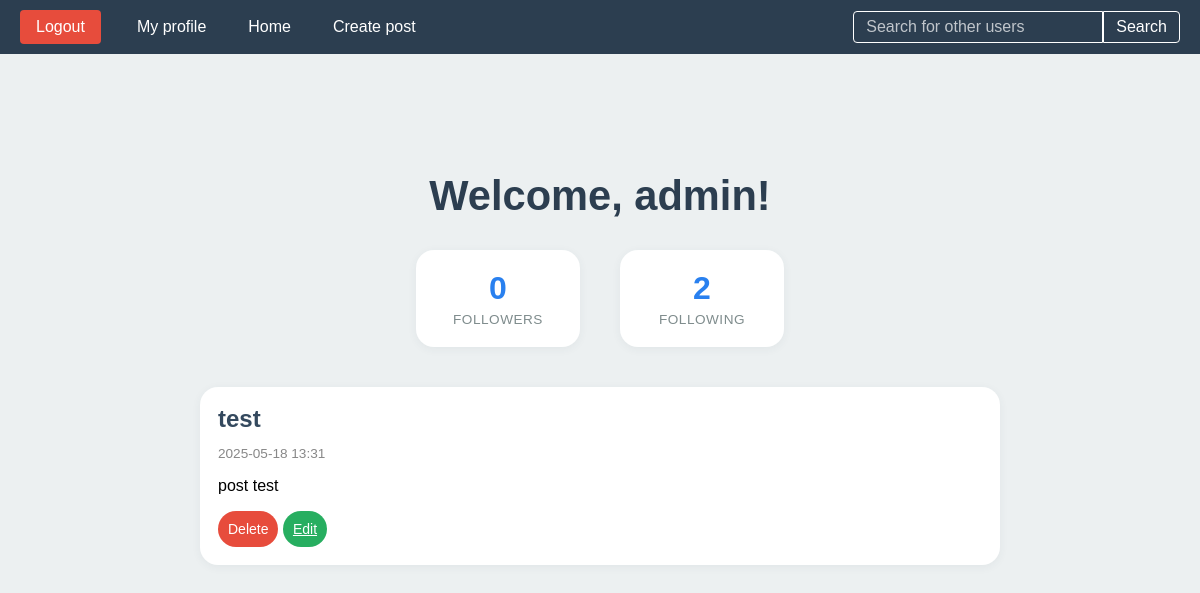
Page /my_profile/ (signed in) on the earlier database version.
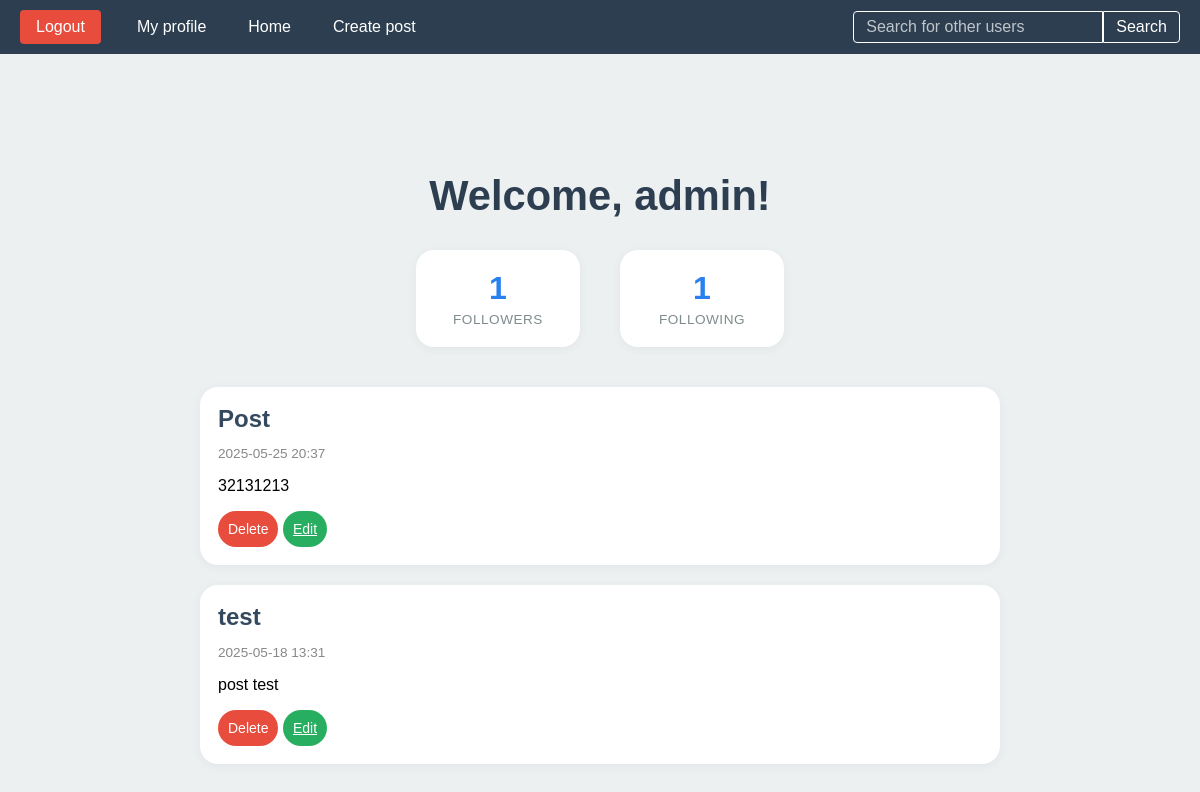
Same page on the later database version.
### profiles/models.py (models this page shows, shortened)
class Profile(models.Model):
    user = models.OneToOneField(User, on_delete=models.CASCADE)
    follows = models.ManyToManyField("self", related_name='followers', blank=True,symmetrical=False)
    bio = models.TextField(blank=True)
    def get_follows_number(self):
        return self.follows.count()
    def get_followers_number(self):
        return self.followers.count()

### post/models.py (models this page shows, shortened)
class Post(models.Model):
    user = models.ForeignKey(User, on_delete=models.CASCADE)
    title = models.CharField(max_length= 250)
    likes = models.ManyToManyField(User, related_name='Post_likes')
    slug = models.SlugField(null = False,default='')
    content = models.TextField(null=False)
    date_posted = models.DateTimeField(auto_now_add=True)
    class Meta:
        unique_together = ('user', 'slug')
    def get_absolute_url(self):
        return reverse('post_detail', kwargs={'id':self.id, 'slug': self.slug})

### user/views.py (the view)
# urls.py: path('my_profile/' , my_profile , name='my_profile'),
@login_required
def my_profile(request):
    username = request.user.username
    posts = Post.objects.filter(user=request.user).order_by('-date_posted')
    return render(request, 'my_profile.html', {'username':username, 'posts':posts})

### templates/my_profile.html (shortened to what this page needs)
{% extends "base.html" %}
{% load static %}
{% block head %}
    <link rel="stylesheet" href="{% static 'profile.css' %}">
{% endblock %}
{% block content %}
    <div class="home-container">
        <h1>Welcome, {{ username }}!</h1>
        <div class="stats-container">
            <a href="{% url 'followers_list' user.id %}" class="stat-item">
                <span class="stat-number">{{ user.profile.get_followers_number }}</span>
                <span class="stat-label">Followers</span>
            </a>
            <a href="{% url 'following_list' user.id %}" class="stat-item">
                <span class="stat-number">{{ user.profile.get_follows_number }}</span>
                <span class="stat-label">Following</span>
            </a>
        </div>
        {% if posts %}
            <div class="posts-container">
                {% for post in posts %}
                    <div class="post-card">
                        <h2 class="post-title">
                            <a href="{{ post.get_absolute_url }}">{{ post.title }}</a>
                        </h2>
                        <p class="post-date">{{ post.date_posted|date:"Y-m-d H:i" }}</p>
                        <p>{{ post.content }}</p>
                        <div class="post-actions">
                            <form method="post" action="{% url 'deletePost' post.id %}" style="display:inline;">
                                <button class="delete-button">Delete</button>
                            </form>
                            <a href="{% url 'editPost' post.id %}" class="edit-button">Edit</a>
                        </div>
                    </div>
                {% endfor %}
            </div>
        {% else %}
            <div class="empty-state">
                <p>You haven't written any posts yet.</p>
                <a href="{% url 'createPost' %}" class="big-white-label">Create your first post</a>
            </div>
        {% endif %}
    </div>
{% endblock %}

Differences in the rows shown:
added Post: title "Post", date_posted "2025-05-25 20:37", content "32131213"
Other differences:
{{ user.profile.get_followers_number }}: "0" → "1"
{{ user.profile.get_follows_number }}: "2" → "1"
